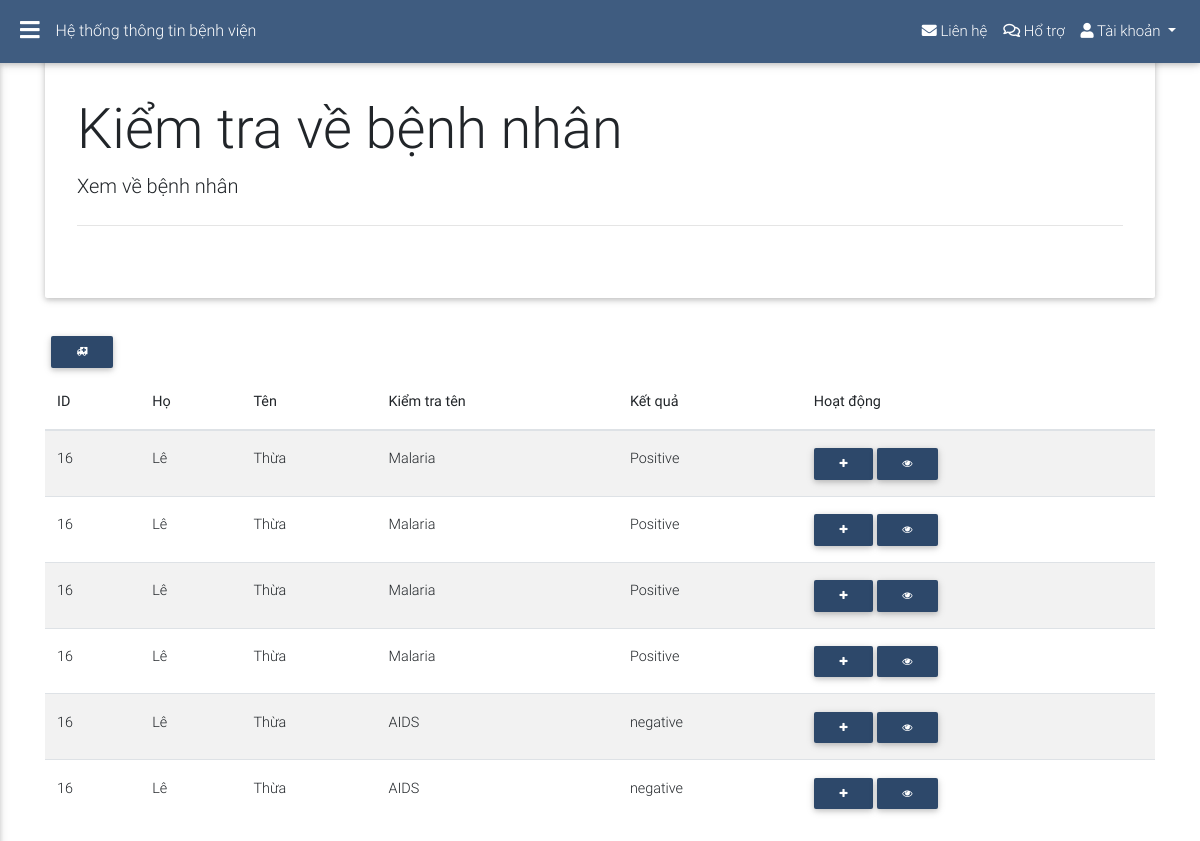
The app's page /src/diag/viewTests.php?id=16 (signed in) with its own data.
### tables this page shows
CREATE TABLE `tests` (
  `test_id` int(11) NOT NULL,
  `test_name` varchar(100) NOT NULL,
  `result` varchar(100) NOT NULL,
  `user_id` int(11) NOT NULL
);

CREATE TABLE `patients` (
  `user_id` int(11) NOT NULL,
  `firstname` varchar(256) DEFAULT NULL,
  `lastname` varchar(256) DEFAULT NULL,
  `dob` date DEFAULT NULL,
  `address` text DEFAULT NULL,
  `married` varchar(256) DEFAULT NULL,
  `dor` date DEFAULT NULL,
  `contact` varchar(256) DEFAULT NULL,
  `referred` varchar(30) DEFAULT NULL,
  `reason` varchar(100) DEFAULT NULL
);

### includes/dao.php (called while the page is built, shortened)
<?php
include "header.php";
include "sidenav.php";
include "jumbo.php";
$jumbo = new jumbo;

### includes/tests/TestsController.php (called while the page is built, shortened)
<?php
class Tests
{
    public function viewTest($id)
    {
        $db = new DBconnection();
        $dbConn = $db->getConnection();
        return $dbConn->query("SELECT tests.*, patients.* from tests
                                inner join patients on patients.user_id = tests.user_id
                                 where tests.user_id = '$id'");
    }
}

### src/diag/viewTests.php (the view, shortened to what this page needs)
<?php include "../../includes/dao.php" ?>
<?php include "../../includes/tests/TestsController.php";
$tests = new Tests();
?>
<div class="container">
    <?= $jumbo->getJumbo("Kiểm tra về bệnh nhân", "Xem về bệnh nhân") ?>
    <?php $patientsList = $tests->viewTest($_GET['id']); ?>
    <a title="Chuyển bệnh nhân" onclick="modal(<?= $_GET['id'] ?>)" class="btn btn-sm btn-default fa fa-ambulance"></a> </td>
    <table class="table table-striped table-hover">
        <thead>
            <th>ID</th>
            <th>Họ </th>
            <th>Tên</th>
            <th>Kiểm tra tên</th>
            <th>Kết quả</th>
            <th>Hoạt động</th>
        </thead>
        <tbody>
            <?php while ($row = $patientsList->fetch(PDO::FETCH_ASSOC)) {
                ?>
                <tr>
                    <td><?= $row['user_id'] ?></td>
                    <td><?= $row['firstname'] ?></td>
                    <td><?= $row['lastname'] ?></td>
                    <td><?= $row['test_name'] ?></td>
                    <td><?= $row['result'] ?></td>
                    <td><a title="Thêm đơn thuốc" href="../patients/addDiagnosis.php?t_id=<?= $row['test_id'] ?>&id=<?= $row['user_id'] ?>" class="btn btn-sm btn-default fa fa-plus"></a>
                        <a title="Xem đơn thuốc" href="../patients/viewDiag.php?t_id=<?= $row['test_id'] ?>&id=<?= $row['user_id'] ?>" class="btn btn-sm btn-default fa fa-eye"></a>
                </tr>
            <?php } ?>
        </tbody>
    </table>
</div>
<?php include "../../includes/footer.php"; ?>

### includes/header.php (shortened to what this page needs)
<!DOCTYPE html>
<html lang="en">
<head>
  <link href='../../public/css/all.css' rel="stylesheet">
  <link href="../../public/css/font-awesome.min.css" rel="stylesheet">
  <link href="../../public/css/bootstrap.min.css" rel="stylesheet">
  <link href="../../public/css/sweetalert2.css" rel="stylesheet">
  <link href="../../public/css/style.css" rel="stylesheet">
  <link href="../../public/css/mdb.min.css" rel="stylesheet">
  <link href="../../public/css/style.css" rel="stylesheet">
</head>

### includes/sidenav.php (shortened to what this page needs)
<body class="fixed-sn light-blue-skin">
  <header>
    <nav class="navbar fixed-top navbar-toggleable-md navbar-expand-lg scrolling-navbar double-nav">
      <div class="float-left">
        <a href="#" data-activates="slide-out" class="button-collapse"><i class="fas fa-bars"></i></a>
      </div>
      <div class="breadcrumb-dn mr-auto">
        <p>Hệ thống thông tin bệnh viện</p>
      </div>
      <ul class="nav navbar-nav nav-flex-icons ml-auto">
        <li class="nav-item">
          <a class="nav-link"><i class="fas fa-envelope"></i> <span class="clearfix d-none d-sm-inline-block">Liên hệ</span></a>
        </li>
        <li class="nav-item">
          <a class="nav-link"><i class="far fa-comments"></i> <span class="clearfix d-none d-sm-inline-block">Hổ trợ</span></a>
        </li>
        <li class="nav-item dropdown">
          <a class="nav-link dropdown-toggle" href="#" id="navbarDropdownMenuLink" data-toggle="dropdown" aria-haspopup="true" aria-expanded="false">
            <i class="fas fa-user"></i> Tài khoản
          </a>
        </li>
      </ul>
    </nav>
  </header>
</body>

### includes/jumbo.php
<?php
class jumbo
{
    function getJumbo($title, $detail)
    {
        return '
            <div class="jumbotron py-5 mt-5">
                <h2 class="display-4">' . $title . '</h2>
                <p class="lead">' . $detail . '</p>
                <hr class="my-4">
            </div>
            ';
    }
}

### includes/footer.php (shortened to what this page needs)
</body>
</html>

### public/css/all.css (style rules this page uses)
.fa,.fab,.fal,.far,.fas { -moz-osx-font-smoothing:grayscale;-webkit-font-smoothing:antialiased;display:inline-block;font-style:normal;font-variant:normal;text-rendering:auto;line-height:1 }
.fa-ambulance:before { content:"\f0f9" }
.fa-bars:before { content:"\f0c9" }
.fa-comments:before { content:"\f086" }
.fa-envelope:before { content:"\f0e0" }
.fa-eye:before { content:"\f06e" }
.fa-plus:before { content:"\f067" }
.fa-user:before { content:"\f007" }
.far { font-weight:400 }
.fa,.far,.fas { font-family:"Font Awesome 5 Free" }
.fa,.fas { font-weight:900 }

### public/css/style.css (style rules this page uses)
.navbar { z-index: 1040; }

### records on screen
tests: patients.user_id "16", patients.firstname "Lê", patients.lastname "Thừa", test_name "Malaria", result "Positive"
tests: patients.user_id "16", patients.firstname "Lê", patients.lastname "Thừa", test_name "Malaria", result "Positive"
tests: patients.user_id "16", patients.firstname "Lê", patients.lastname "Thừa", test_name "Malaria", result "Positive"
tests: patients.user_id "16", patients.firstname "Lê", patients.lastname "Thừa", test_name "Malaria", result "Positive"
tests: patients.user_id "16", patients.firstname "Lê", patients.lastname "Thừa", test_name "AIDS", result "negative"
tests: patients.user_id "16", patients.firstname "Lê", patients.lastname "Thừa", test_name "AIDS", result "negative"

### other values on screen
$title "Kiểm tra về bệnh nhân"
$detail "Xem về bệnh nhân"
